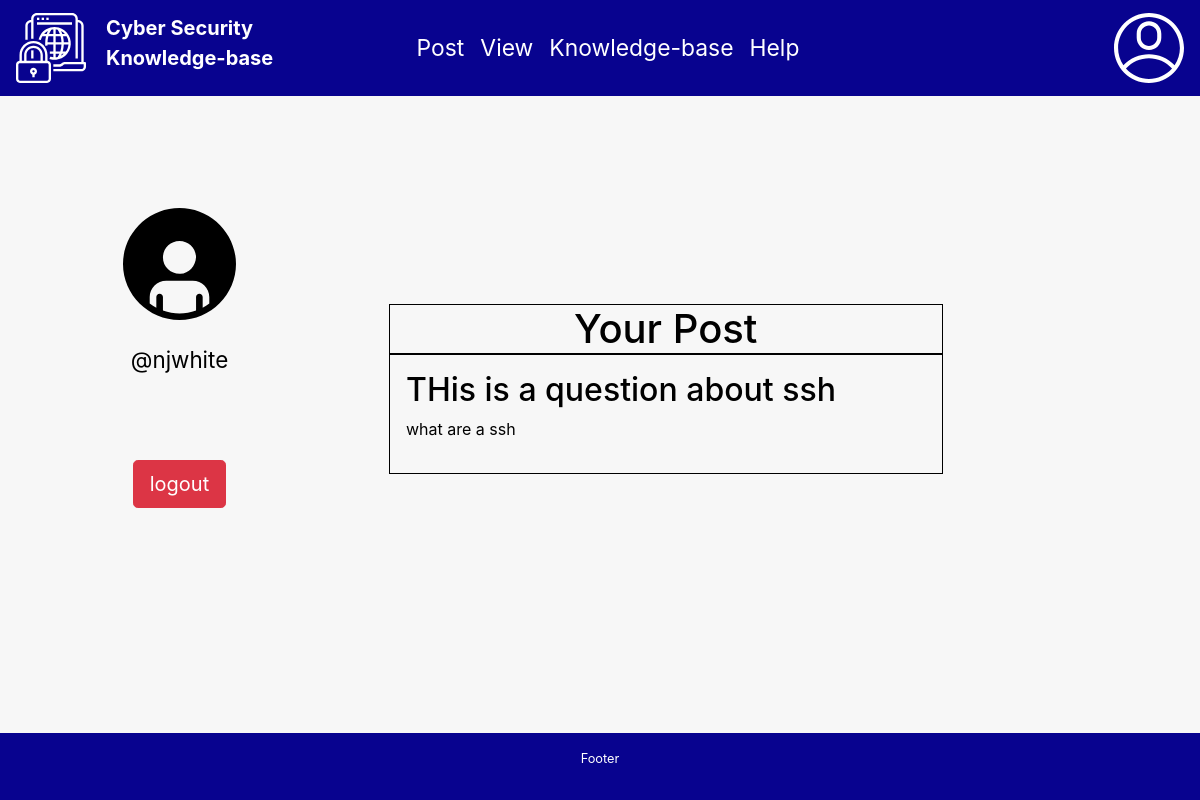
The page /user_profile (signed in) on the database its author committed.
### QuestionandAnswerForum/models.py (models this page shows, shortened)
class Question(models.Model):
    id = models.AutoField(primary_key=True)
    question_title = models.CharField(max_length=255)
    content = models.TextField()
    date_posted = models.DateTimeField(auto_now_add=True)
    posted_by = models.ForeignKey(User, on_delete = models.PROTECT)
    expertise_required = models.BooleanField(default = False)
    slug = models.SlugField(max_length=40)
    anonymous = models.BooleanField(default = True)

### QuestionandAnswerForum/views.py (the view)
# urls.py: path('user_profile', user_profile),
def user_profile(request):
    if not request.user.is_authenticated:
       return redirect('http://127.0.0.1:8000/login')
    else:
       context= {'firstname' : request.user.username}
       try:
           context['question'] =  Question.objects.filter(posted_by=request.user)
       except ObjectDoesNotExist:
           print("No questions by user")
    return render(request, "user_profile.html",context)

### QuestionandAnswerForum/templates/user_profile.html (shortened to what this page needs)
{% extends 'base.html' %}
{% load static %}
  {% block body %}
  <div class="row fix-margin">
    <div class="col-4">
  <div class="profile-image">
  <img src="{% static 'images/user.svg' %}" width="30%" height="30%">
  <p class="profile-name">@{{firstname}}</p></div>
  <form method= "POST" action = "logout">
    <div class="user-logout-button">
      <input type = "submit" value="logout" class="btn btn-lg btn-danger">
    </div>
    </form>
   </div>
  <div class="col-6">
    <div class="profile-post">
    <h1 class="your-post-title"> Your Post </h1>
    <div class="your-post">
  {% for q  in question %}
  <div class="profile-inner-post">
  <a href="/question/{{ q.id }}/{{ q.slug }}"><h2 class="q-color-black">{{ q.question_title }}</h2></a>
{{q.content}}
</div>
{% endfor %}
</div>
</div>
</div>
{% endblock %}

### QuestionandAnswerForum/static/css/style.css (style rules this page uses)
body { background-color: #f7f7f7; color: black; padding-bottom: 2.5rem; height: 100%; }
html { height: 100%; }
.q-color-black { color: black; }
.user-logout-button { display: table; margin-left: 7em; margin: auto; }
.profile-image img { margin-top: 5em; width: 50%; height: 50%; display: block; margin: auto; }
.profile-image { font-size: 1.4em; padding: 0 3em 3em 3em; text-align: center; margin-top: 5em; }
.profile-name { padding-top: 1em; }
.your-post { border: 2px solid; }
.your-post { border: 1.5px solid; padding: 1em; }
.your-post-title { border: 1.5px solid; margin-bottom: 0; text-align: center; }
.profile-post { margin-top: 13em; margin-bottom: 15em; }
.fix-margin { margin-right: 3em !important; }
.profile-inner-post { margin-bottom: 1em; }

### rows shown on the page
Question: question_title "THis is a question about ssh", content "what are a ssh"

### other values the page prints
{{ firstname }} "njwhite"
